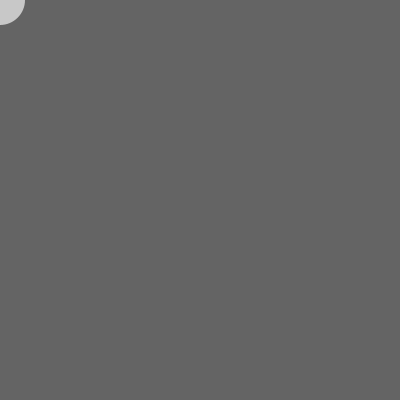
Frame 1 (no input)
Frame 60 (the mouse pressed at the canvas centre just before this capture): identical to frame 1, image omitted
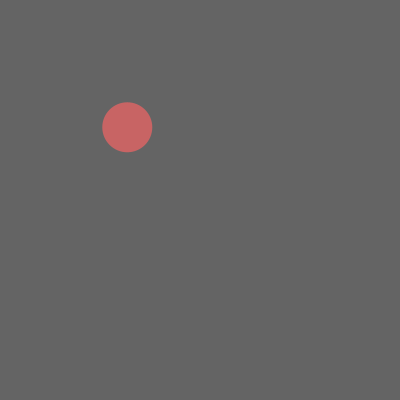
Frame 120 (the mouse held since frame 60 and released just before this capture)

The Processing sketch that drew these frames (run headless with seeded random() and noise(); from frame 60 on, the mouse is pressed at the canvas centre):

// Processing sketch: processing_19921
// ── processing_19921.pde



float positionX, vitesseX;
float positionY, vitesseY;

int mode = 0;

void setup() {
  size(400,400);
  positionX = width/2;
  positionY = height/2;
  vitesseX = vitesseY = 0;
  noStroke();
  smooth();
}


void draw() {
  background(100);

  float cibleX = mouseX;
  float cibleY = mouseY;

  if ( mode == 0 ) {
    
    // INSTANTANE
    positionX = cibleX;
    positionY = cibleY;
    fill(200);
  } 
  else if ( mode == 1 ) {
    
    // VITESSE CONSTANTE
    float deltaX = cibleX - positionX;
    float deltaY = cibleY - positionY;
    float vitesse = 3;
    
    float angle = atan2( cibleY-positionY , cibleX-positionX );
    float distance = dist( cibleX , cibleY , positionX , positionY );
    positionX = cos(angle) * min( vitesse , distance ) + positionX;
    positionY = sin(angle) * min( vitesse , distance ) + positionY;
    fill(200,100,100);
  }
  else if ( mode == 2 ) {
    
    //VITESSE PROPORTIONNELLE
    positionX = ( cibleX - positionX) / 10.0 + positionX;
    positionY = ( cibleY - positionY) / 10.0 + positionY;
    fill(100,200,100);
  }
  else if ( mode == 3 ) {
    
    // DEPLACEMENT ELASTIQUE
    float k = 0.04;
    float d = 0.9;
    float accelerationX = k * (cibleX - positionX);
    vitesseX = d * (vitesseX + accelerationX);       
    positionX = positionX + vitesseX;  
    float accelerationY = k * (cibleY - positionY);
    vitesseY = d * (vitesseY + accelerationY);       
    positionY = positionY + vitesseY;
    fill(100,100,200);
  }
 
  
  ellipse(positionX,positionY,50,50);
}

void mousePressed() {

  mode = (mode + 1) % 4;
  
}
